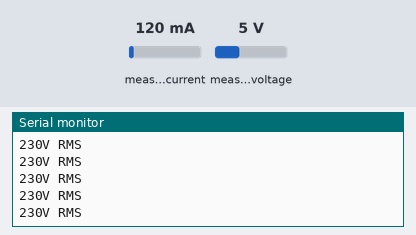
The sketch below on a simulated Arduino Uno, built with avr-gcc and run on an emulated ATmega328P. Parts: the last lines printed to the serial monitor. The inputs (shaded band) are chosen by the test bench; at power-on: measured voltage 5 V, measured current 120 mA.

Above: at 1.2 s.
1.3 s: measured voltage set to 0.3 V
At 1.57 s:
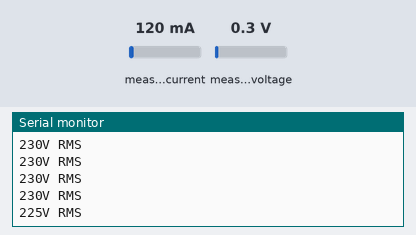
2.8 s: measured voltage set to 3.8 V
At 2.98 s:
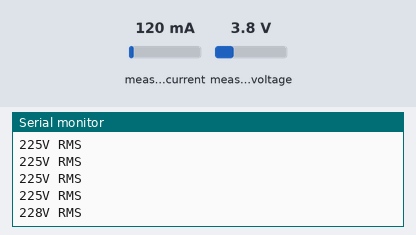
Timing chart, 0 to 5.8 s (numbered marks = the images above; inputs shaded):
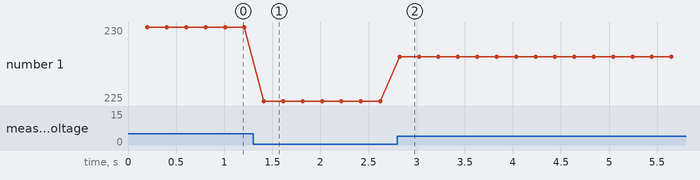

Measured:
- after the input at 1.3 s, the serial monitor: prints a new line after 0.11 s (image 1)
- after the input at 2.8 s, the serial monitor: prints a new line at once (image 2)
- plotted number 1: 230 → 225 after the input at 1.3 s, 225 → 228 after the input at 2.8 s

The sketch:

ZMPT101b_Emonlib.ino
```cpp
#include "EmonLib.h"
EnergyMonitor emon1;    // Crea una instancia de Energy Monitor
#define VOLT_CAL 350    // Valor de calibración del sensor
#define PHASE_SHIFT 1.7 // Defasaje
#define ZMPTpin A0      // Sensor de Tensión GPIO

//******************************************** SETUP ********************************************************************
void setup() {

 Serial.begin(115200);
 emon1.voltage(ZMPTpin, VOLT_CAL, PHASE_SHIFT); //Configuración de función 'voltage' (Pin de lectura, Calibración, Defasaje)
}
//******************************************** LOOP ********************************************************************
void loop() {

 emon1.calcVI(20,2000); //Función de cálculo (20 semiciclos, tiempo de espera para tomar medición)

 int tension = emon1.Vrms; //Valor V RMS obtenido

 Serial.print(tension);
 Serial.println("V RMS");
}
```
